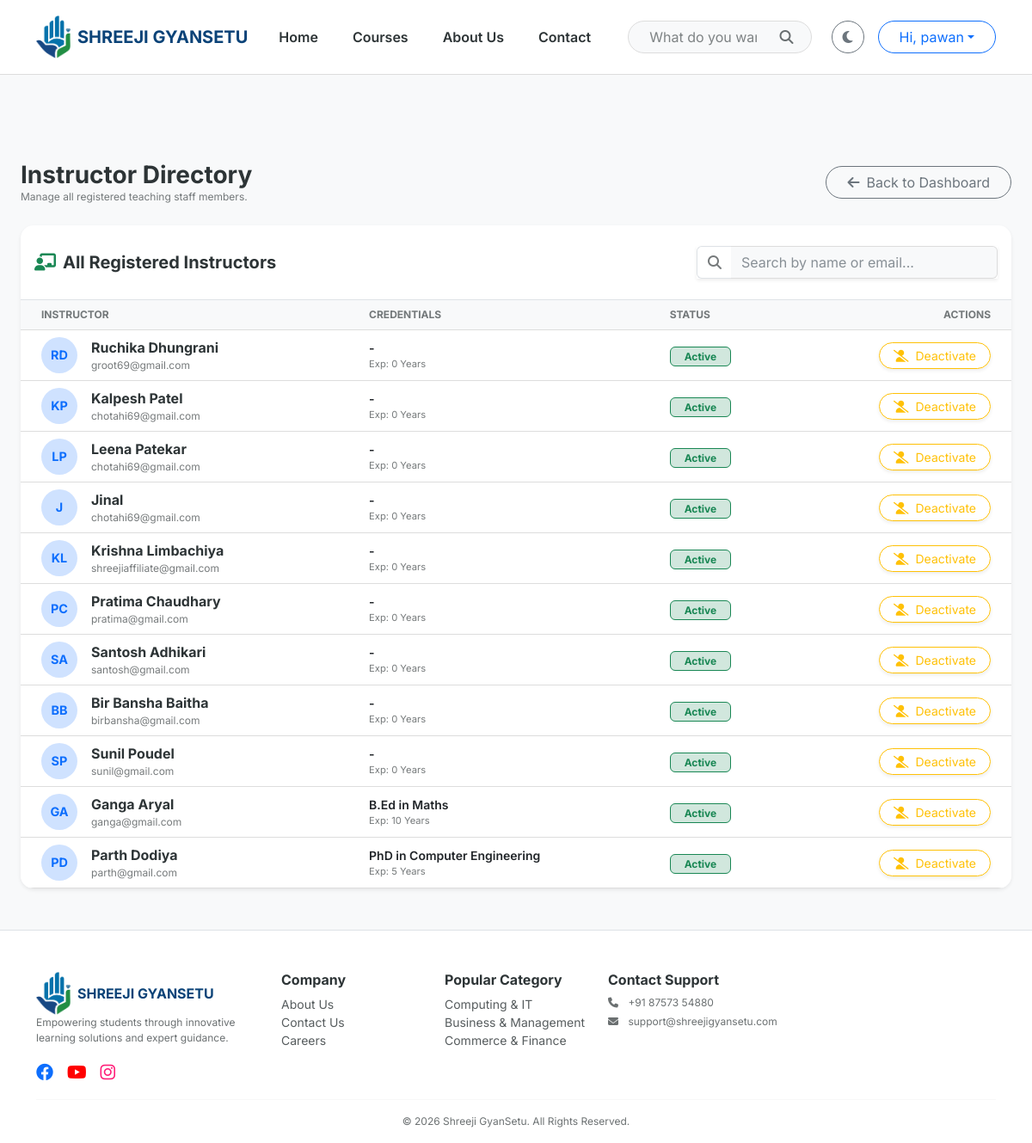
Before: /admin-console/instructors/ (signed in) with the older database file.
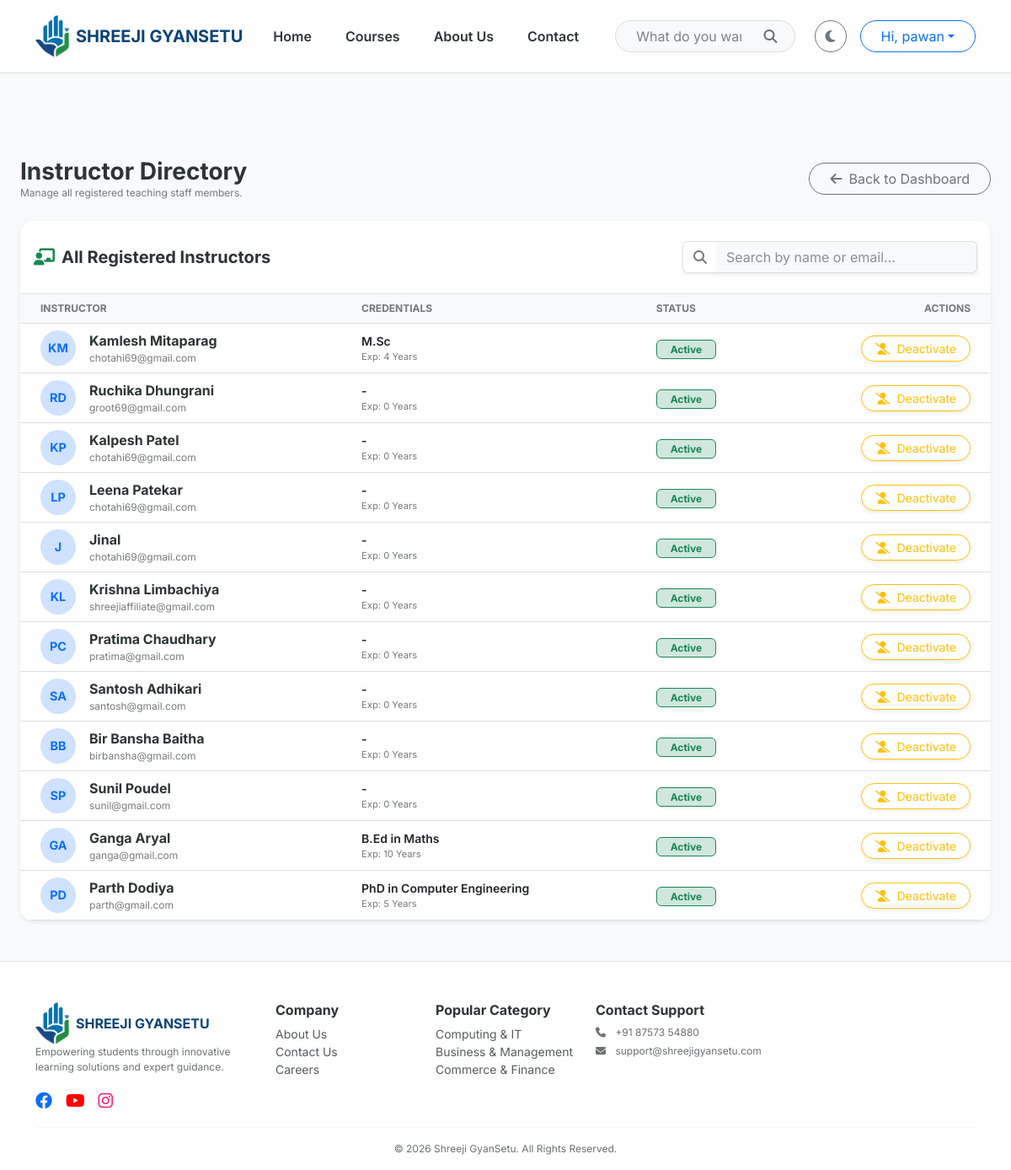
After: the same page with the newer database file.
### users/models.py (models this page shows, shortened)
class User(AbstractUser):
    class Role(models.TextChoices):
        ADMIN = "ADMIN", "Admin"
        TEACHER = "TEACHER", "Teacher"
        STUDENT = "STUDENT", "Student"
    role = models.CharField(max_length=10, choices=Role.choices, default=Role.STUDENT)
    phone_number = models.CharField(max_length=15, blank=True, null=True)
    profile_picture = models.ImageField(upload_to='profiles/', blank=True, null=True)

### courses/models.py (models this page shows, shortened)
class Profile(models.Model):
    USER_TYPES = [
        ('Admin', 'Admin'),
        ('Teacher', 'Teacher'),
        ('Student', 'Student'),
    ]
    GENDER_CHOICES = [
        ('Male', 'Male'),
        ('Female', 'Female'),
        ('Other', 'Other'),
    ]
    user = models.OneToOneField(settings.AUTH_USER_MODEL, on_delete=models.CASCADE, related_name='profile')
    user_type = models.CharField(max_length=10, choices=USER_TYPES, default='Student')
    photo = models.ImageField(upload_to='profile_pics/', blank=True, null=True, default='default_user.png')
    phone_number = models.CharField(max_length=15, blank=True)
    address = models.TextField(blank=True)
    college_name = models.CharField(max_length=200, blank=True, null=True)
    branch = models.CharField(max_length=200, blank=True, null=True, help_text="e.g. Computer Science")
    qualification = models.CharField(max_length=200, blank=True, null=True, help_text="e.g. M.Sc in Physics")
    subject_specialization = models.ForeignKey('MasterCategory', on_delete=models.SET_NULL, null=True, blank=True, related_name='teachers')
    experience_years = models.PositiveIntegerField(default=0)
    bio = models.TextField(blank=True, help_text="Short professional summary")
    gender = models.CharField(max_length=10, choices=GENDER_CHOICES, default='Male')
    is_approved = models.BooleanField(default=False, help_text="Designates whether this teacher can upload courses.")
    is_rejected = models.BooleanField(default=False)
    enrollment_number = models.CharField(max_length=20, unique=True, blank=True, null=True)
    date_of_birth = models.DateField(null=True, blank=True)

class MasterCategory(models.Model):
    title = models.CharField(max_length=100)
    slug = models.SlugField(unique=True, blank=True)
    icon_class = models.CharField(max_length=50, default="fa-book")
    order = models.PositiveIntegerField(default=0)
    class Meta:
        verbose_name_plural = "1. Master Categories"
        ordering = ['order']

### courses/views.py (the view)
# urls.py: path('admin-console/instructors/', all_instructors_view, name='all_instructors'),
@login_required
def all_instructors_view(request):
    if not (request.user.is_superuser or request.user.profile.user_type == 'Admin'):
        return HttpResponseForbidden("Unauthorized")
    instructors = User.objects.filter(profile__user_type='Teacher').order_by('-date_joined')
    return render(request, 'courses/all_instructors.html', {'instructors': instructors})

### courses/context_processors.py (called while the page is built)
def extras(request):
    return {
        'all_categories': MasterCategory.objects.all().order_by('order')[:4]
    }

### templates/courses/all_instructors.html (shortened to what this page needs)
{% extends 'base.html' %}
{% block content %}
  <div class="main-container px-4">
    <div class="d-flex justify-content-between align-items-center mb-4">
      <div>
        <h3 class="fw-bold mb-0" style="color: var(--text-dark);">Instructor Directory</h3>
        <p class="text-muted small mb-0">Manage all registered teaching staff members.</p>
      </div>
      <a href="{% url 'admin_dashboard' %}" class="btn btn-outline-secondary rounded-pill px-4"><i class="fas fa-arrow-left me-2"></i>Back to Dashboard</a>
    </div>
    <div id="instructor-mgmt" class="card border-0 shadow-sm mb-5" style="background: var(--card-bg); border-radius: 15px; overflow: hidden;">
      <div class="card-header bg-transparent py-4 border-bottom d-flex flex-column flex-md-row justify-content-between align-items-md-center gap-3">
        <h5 class="mb-0 fw-bold" style="color: var(--text-dark);"><i class="fas fa-chalkboard-teacher me-2 text-success"></i>All Registered Instructors</h5>
        <div class="input-group search-input shadow-sm">
          <span class="input-group-text bg-white border-end-0"><i class="fas fa-search text-muted"></i></span>
          <input type="text" id="instructorSearch" class="form-control border-start-0" placeholder="Search by name or email..." />
        </div>
      </div>
      <div class="table-responsive">
        <table class="table table-hover align-middle mb-0" id="instructorTable">
          <thead class="bg-light">
            <tr class="text-muted small text-uppercase">
              <th class="ps-4">Instructor</th>
              <th>Credentials</th>
              <th>Status</th>
              <th class="text-end pe-4">Actions</th>
            </tr>
          </thead>
          <tbody id="instructorBody">
            {% for teacher in instructors %}
              <tr class="instructor-row">
                <td class="ps-4">
                  <div class="d-flex align-items-center">
                    <div class="rounded-circle bg-primary-subtle text-primary d-flex align-items-center justify-content-center me-3 fw-bold" style="width: 42px; height: 42px; font-size: 0.9rem; border: 1px solid rgba(var(--primary-rgb), 0.1);">{{ teacher.first_name|slice:':1' }}{{ teacher.last_name|slice:':1' }}</div>
                    <div>
                      <div class="fw-bold name-field" style="color: var(--text-dark);">{{ teacher.get_full_name|default:teacher.username }}</div>
                      <div class="small text-muted email-field" style="font-size: 0.75rem;">{{ teacher.email }}</div>
                    </div>
                  </div>
                </td>
                <td>
                  <div class="small fw-semibold text-dark">{{ teacher.profile.qualification|default:'-' }}</div>
                  <div class="text-muted" style="font-size: 0.7rem;">Exp: {{ teacher.profile.experience_years|default:'0' }} Years</div>
                </td>
                <td>
                  {% if teacher.is_active and teacher.profile.is_approved %}
                    <span class="badge bg-success-subtle text-success border border-success px-3">Active</span>
                  {% elif not teacher.is_active %}
                    <span class="badge bg-danger-subtle text-danger border border-danger px-3">Suspended</span>
                  {% else %}
                    <span class="badge bg-warning-subtle text-warning border border-warning px-3">Pending</span>
                  {% endif %}
                </td>
                <td class="text-end pe-4">
                  {% if teacher.is_active %}
                    <a href="{% url 'deactivate_teacher' teacher.id %}" class="btn btn-sm btn-outline-warning rounded-pill px-3 shadow-sm"><i class="fas fa-user-slash me-1"></i> Deactivate</a>
                  {% else %}
                    <a href="{% url 'approve_teacher' teacher.id %}" class="btn btn-sm btn-success rounded-pill px-3 shadow-sm"><i class="fas fa-check me-1"></i> Activate</a>
                  {% endif %}
                </td>
              </tr>
            {% endfor %}
          </tbody>
        </table>
      </div>
    </div>
  </div>
{% endblock %}

### templates/base.html (shortened to what the changed rows need)
<!DOCTYPE html>
<html lang="en" data-theme="light">
  <head>
    {% load static %}
    <link href="https://cdn.jsdelivr.net/npm/bootstrap@5.3.0/dist/css/bootstrap.min.css" rel="stylesheet" />
    <link rel="stylesheet" href="https://cdnjs.cloudflare.com/ajax/libs/font-awesome/6.4.0/css/all.min.css" />
    <link rel="stylesheet" href="{% static 'css/style.css' %}" />
  </head>
  <body>
    {% block content %}
    {% endblock %}
    <footer class="border-top pt-5 pb-3 mt-5" style="background-color: var(--card-bg);">
      <div class="container">
        <div class="row g-4">
          <div class="col-6 col-md-3 col-lg-2">
            <ul class="list-unstyled small">
              {% for cat in all_categories %}
                <li>
                  <a href="{% url 'category_detail' cat.slug %}" class="text-muted text-decoration-none">{{ cat.title }}</a>
                </li>
              {% endfor %}
            </ul>
          </div>
        </div>
      </div>
    </footer>
  </body>
</html>

Changed rows visible on the page:
added User: first_name "K", last_name "M", get_full_name "Kamlesh Mitaparag", email "chotahi69@gmail.com", profile.qualification "M.Sc", profile.experience_years "4", is_active "Active"
